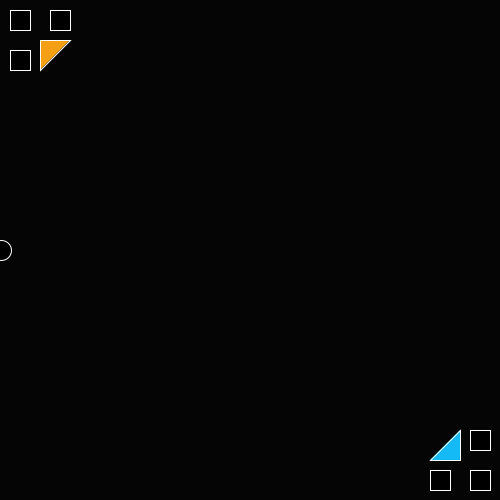
Frame 1 (no input)
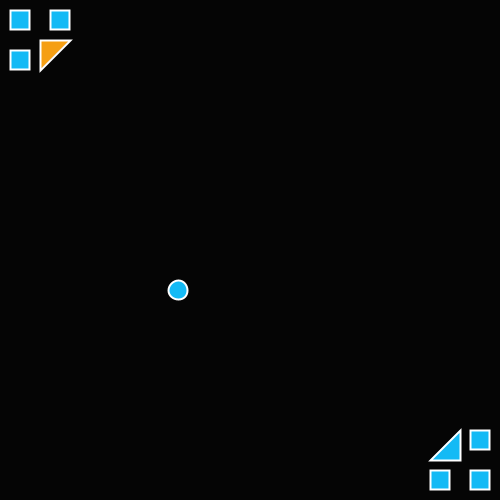
Frame 60 (the mouse pressed at the canvas centre just before this capture)
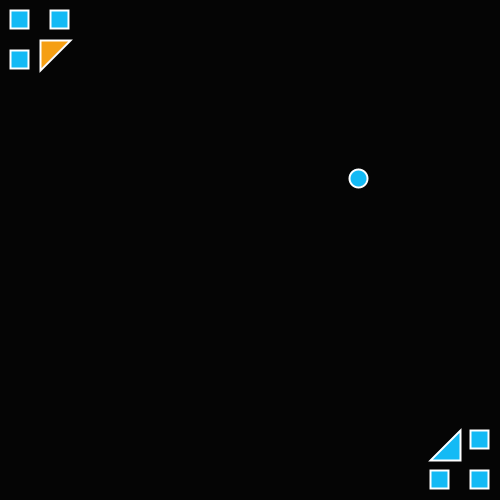
Frame 120 (the mouse held since frame 60 and released just before this capture)

The Processing sketch that drew these frames (run headless with seeded random() and noise(); from frame 60 on, the mouse is pressed at the canvas centre):

// Processing sketch: macarenas03t00
// ── macarenas03t00.pde
// Universidad del Desarrollo, Facultad de Diseño, Diseño Digital
// Macarena Ferrer Valle
// Elemento que al rebotar cambie de color, espesor de borde y tamañano

int x, y; // declaración de variables de posición enteras x, y
int a, l; // declaración de variables de tamaño enteras a, l
int vx, vy; // declaración de variables de velocidad enteras vx y vy
color amarillo, azul, negro, blanco; // declaración de variables de color
color c; // declaración de variable de color

void setup() { // inicio ámbito de configuración
  size(500, 500); // tamaño del Canvas de 500 px por 500 px
  x = 1; // iniciación variable de posición x
  vx = 3; // iniciación variable de velocidad vx

  y = 250; // iniciación variable de posición x
  vy = 8; // iniciación variable de velocidad vx

  a = 20; // iniciación variable de tamaño a
  l = 20; // iniciación variable de tamaño l

  amarillo = color(#F59F14); // iniciación variable de color
  azul = color(#14BAF5); // iniciación variable de color
  negro = color(#050505); // iniciación variable de color
  blanco = color(#FFFFFF); // iniciación variable de color
  c = color(0); // iniciación variable de color
  stroke(blanco); // las figuras tendrán un borde blanco
} // fin ámbito de configuración

void draw() { // inicio ámbito de dibujo
  background(negro); // fondo del canvas de color negro
  
  fill(amarillo); // relleno figura
  triangle(70, 40, 40, 40, 40, 70); // figura triángulo 
  
  fill(azul); // relleno figura
  triangle(430, 460, 460, 460, 460, 430); // figura triángulo 
  
  fill(c); // relleno de la figura 
  ellipse(x, y, a, l); // figura eclipse posicionado en x, y con un ancho a y largo l
  
  if (x > 500 || x < 0) { // si x es mayor a 500 o x es menor a 0 es verdadero
    vx *= -1; // velocidad x multiplicada -1
    c = color(amarillo); // cambia al color amarillo 
    strokeWeight(5); // grosor del borde en el eclipse
  } else if (y > 500 || y < 0) { // si y es mayor a 500 o y es menor que 0 es verdadero
    vy *= -1; // velocidad y multiplicada -1
    c = color(azul); // cambia al color azul
    strokeWeight(2); // grosor del borde en el eclipse
    l --; // el tamaño l disminuye de uno en uno
    a --; // el tamaño a disminuye de uno en uno
  } // fin condicional if
  
  fill(c); // relleno de la figura 
  rect(10, 10, a, l); // figura rectángulo 
  
  fill(c); // relleno de la figura 
  rect(10, 50, a, l); // figura rectángulo 1
  
  fill(c); // relleno de la figura 
  rect(50, 10, a, l); // figura rectángulo 2
  
  
  fill(c); // relleno de la figura 
  rect(470, 470, a, l); // figura rectángulo 3
  
  fill(c); // relleno de la figura 
  rect(470, 430, a, l); // figura rectángulo 4
  
  fill(c); // relleno de la figura 
  rect(430, 470, a, l); // figura rectángulo 5
 
  x += vx; // la posición x aumenta en la velocidad vx
  y += vy; // la posición y aumenta en la velocidad vy
  
}// fin ámbito de dibujo
